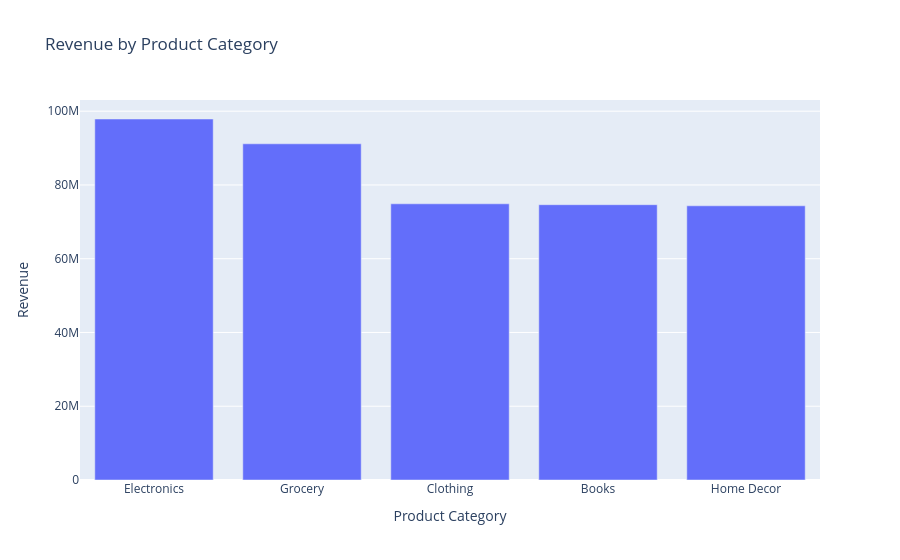

The notebook cell saved with this chart:
### Code cell
fig = px.bar(
    category_sales,
    x=category_sales.index,
    y=category_sales.values,
    title='Revenue by Product Category',
    labels={
        'x': 'Product Category',
        'y': 'Revenue'
    }
)

fig.show()

### Figure 1 — Plotly figure (JSON) as saved in the notebook; plotly's stock layout.template omitted (floating-point values rounded to 4 significant figures)
{"data": [{"hovertemplate": "Product Category=%{x}<br>Revenue=%{y}<extra></extra>", "legendgroup": "", "marker": {"color": "#636efa", "pattern": {"shape": ""}}, "name": "", "orientation": "v", "showlegend": false, "textposition": "auto", "type": "bar", "x": ["Electronics", "Grocery", "Clothing", "Books", "Home Decor"], "xaxis": "x", "y": [97880000.0, 91160000.0, 74890000.0, 74650000.0, 74350000.0], "yaxis": "y"}], "layout": {"barmode": "relative", "legend": {"tracegroupgap": 0}, "title": {"text": "Revenue by Product Category"}, "xaxis": {"anchor": "y", "domain": [0, 1], "title": {"text": "Product Category"}}, "yaxis": {"anchor": "x", "domain": [0, 1], "title": {"text": "Revenue"}}}}
